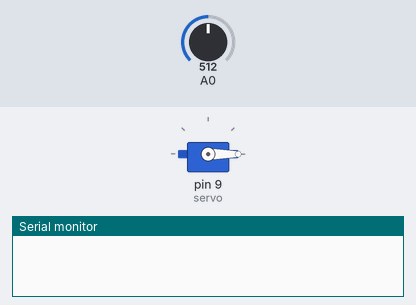
A sketch run on a simulated Arduino Uno, built with avr-gcc and run on an emulated ATmega328P. Shown: servo, the last lines printed to the serial monitor. The test bench sets the inputs (shaded band); at power-on: A0 = 512.

Above: at 0.1 s.
At 0.6 s:
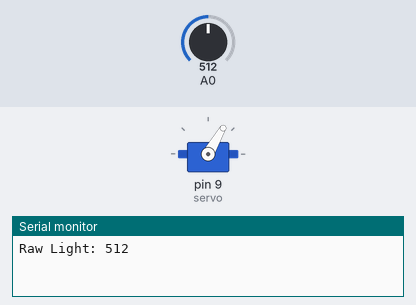
Timing chart, 0 to 2.1 s (numbered marks = the images above):
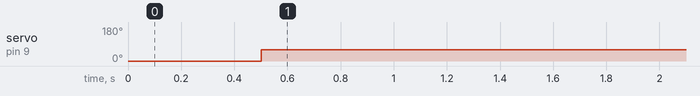

The sketch:

dino.ino
```cpp
#include <Servo.h>

Servo servo;

int threshhold = 80;  // 🔧 조도 차이 기준값 (낮/밤 공통)
int angle = 60;
int ground_flag = 1;
unsigned int differtime;
unsigned int down_interval = 400;
unsigned int up_interval = 50;
unsigned int dec_down_time;
unsigned int now_time;

int light = 0;
unsigned int last_light_time = 0;
const unsigned int light_interval = 500;

const int day_middle = 650;  // 🔧 낮 기준 중간값
const int night_middle = 740;  // 🔧 밤 기준 중간값
bool is_day = true;  // 🔧 낮(true) / 밤(false) 설정

void setup() {
  Serial.begin(9600);
  servo.attach(9);
  servo.write(0);
  dec_down_time = millis();
  last_light_time = millis();
}

void loop() {
  now_time = millis();

  // 0.5초마다 조도 측정
  if (now_time - last_light_time >= light_interval) {
    int raw_light = analogRead(A0);
    Serial.print("Raw Light: ");
    Serial.println(raw_light);

    int middle = is_day ? day_middle : night_middle;
    light = raw_light - middle;  // 🔧 차이를 부호 포함해 저장

    last_light_time = now_time;
  }

  // 22초마다 다운 딜레이 감소
  if (now_time - dec_down_time >= 22000 && down_interval >= 100) {
    dec_down_time = now_time;
    down_interval -= 50;
  }

  // 장애물 감지 → 점프
  // 낮: 조도값이 줄어들면 장애물 / 밤: 조도값이 늘어나면 장애물
  if (((is_day && light <= -threshhold) || (!is_day && light >= threshhold)) &&
      now_time - differtime >= up_interval &&
      ground_flag == 1) {
    servo.write(angle);
    differtime = now_time;
    ground_flag = 0;
  }

  // 평지 감지 → 착지
  else if (((is_day && light > -threshhold) || (!is_day && light < threshhold)) &&
           now_time - differtime >= down_interval &&
           ground_flag == 0) {
    servo.write(0);
    differtime = now_time;
    ground_flag = 1;
  }
}
```

Measured:
- by itself, servo on pin 9 (servo): 0° → 60° at 0.50 s
